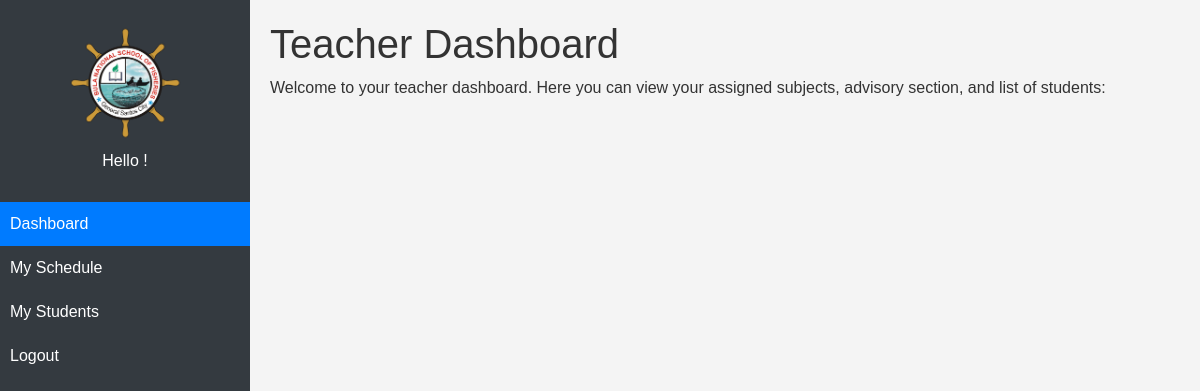
The app's page /modules_teacher/dashboard/index.php (signed in), older data.
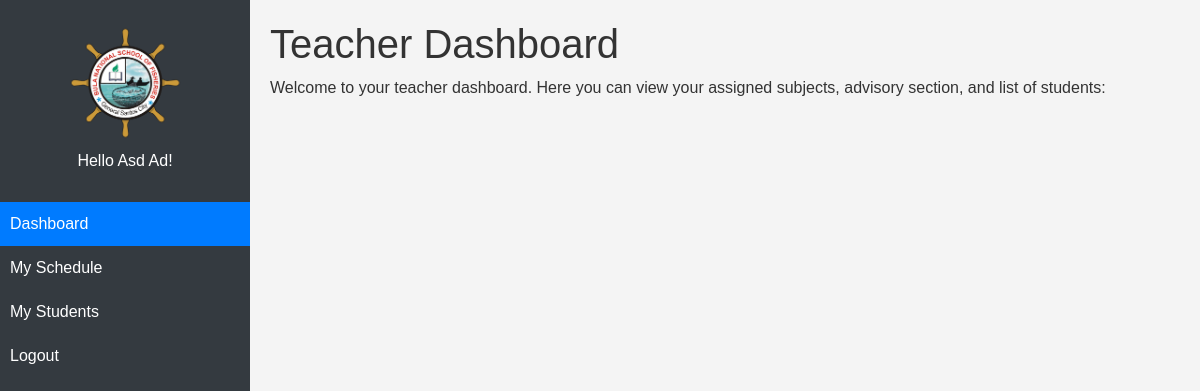
The same page, newer data.
### tables this page shows
CREATE TABLE `teacher` (
  `id` int(11) NOT NULL,
  `id_number` varchar(20) NOT NULL,
  `last_name` varchar(50) NOT NULL,
  `middle_name` varchar(50) DEFAULT NULL,
  `first_name` varchar(50) NOT NULL,
  `gender` varchar(50) NOT NULL,
  `age` varchar(50) NOT NULL,
  `nationality` varchar(50) NOT NULL,
  `birthday` date NOT NULL,
  `address` varchar(255) NOT NULL,
  `contact` varchar(15) NOT NULL,
  `email` varchar(100) NOT NULL,
  `username` varchar(50) NOT NULL,
  `password` varchar(255) NOT NULL,
  `del_status` varchar(50) NOT NULL,
  `created_at` timestamp NOT NULL DEFAULT current_timestamp()
);

### navbar_teacher.php (the view, shortened to what this page needs)
<?php
include "../../db_conn.php";
if (isset($_SESSION['id'])) {
    $id = $_SESSION['id'];
    $query = mysqli_query($conn, "SELECT * FROM teacher where id = '$id' AND del_status != 'deleted'");
    $row = mysqli_fetch_array($query);
}
?>
<div class="sidebar" id="sidebar">
    <div>
      <img src="../../assets/img/logo.png" alt="Logo" class="logo">
    </div>
    <h6 class="text-center">Hello <?php echo $row['first_name'] . " " . $row['last_name'] ?>! </h6>
<br>
    <a href="../dashboard" class="<?php if ($page == 'Dashboard') {echo 'active';} ?>" >Dashboard</a>
    <a href="../schedule" class="<?php if ($page == 'Schedule') {echo 'active';} ?>">My Schedule</a>
    <a href="../students" class="<?php if ($page == 'Students') {echo 'active';} ?>">My Students</a>
    <a href="../../logout.php">Logout</a>
  </div>

Row changes from the older to the newer data that the page shows:
added teacher: first_name "Asd", last_name "Ad"
